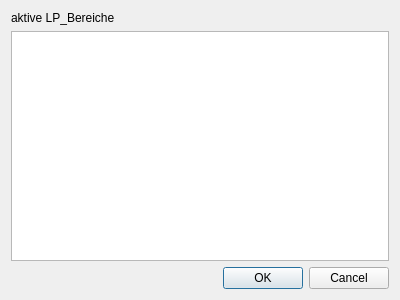
<?xml version="1.0" encoding="UTF-8"?>
<ui version="4.0">
 <class>LPlanSettings</class>
 <widget class="QDialog" name="LPlanSettings">
  <property name="geometry">
   <rect>
    <x>0</x>
    <y>0</y>
    <width>400</width>
    <height>300</height>
   </rect>
  </property>
  <property name="windowTitle">
   <string>Einstellungen LPlan</string>
  </property>
  <layout class="QVBoxLayout" name="verticalLayout">
   <item>
    <widget class="QLabel" name="label">
     <property name="text">
      <string>aktive LP_Bereiche</string>
     </property>
    </widget>
   </item>
   <item>
    <widget class="QTreeWidget" name="bereiche">
     <attribute name="headerVisible">
      <bool>false</bool>
     </attribute>
     <attribute name="headerVisible">
      <bool>false</bool>
     </attribute>
     <column>
      <property name="text">
       <string notr="true">1</string>
      </property>
     </column>
    </widget>
   </item>
   <item>
    <widget class="QDialogButtonBox" name="buttonBox">
     <property name="orientation">
      <enum>Qt::Horizontal</enum>
     </property>
     <property name="standardButtons">
      <set>QDialogButtonBox::Cancel|QDialogButtonBox::Ok</set>
     </property>
    </widget>
   </item>
  </layout>
 </widget>
 <resources/>
 <connections>
  <connection>
   <sender>buttonBox</sender>
   <signal>accepted()</signal>
   <receiver>LPlanSettings</receiver>
   <slot>accept()</slot>
   <hints>
    <hint type="sourcelabel">
     <x>248</x>
     <y>254</y>
    </hint>
    <hint type="destinationlabel">
     <x>157</x>
     <y>274</y>
    </hint>
   </hints>
  </connection>
  <connection>
   <sender>buttonBox</sender>
   <signal>rejected()</signal>
   <receiver>LPlanSettings</receiver>
   <slot>reject()</slot>
   <hints>
    <hint type="sourcelabel">
     <x>316</x>
     <y>260</y>
    </hint>
    <hint type="destinationlabel">
     <x>286</x>
     <y>274</y>
    </hint>
   </hints>
  </connection>
 </connections>
</ui>
